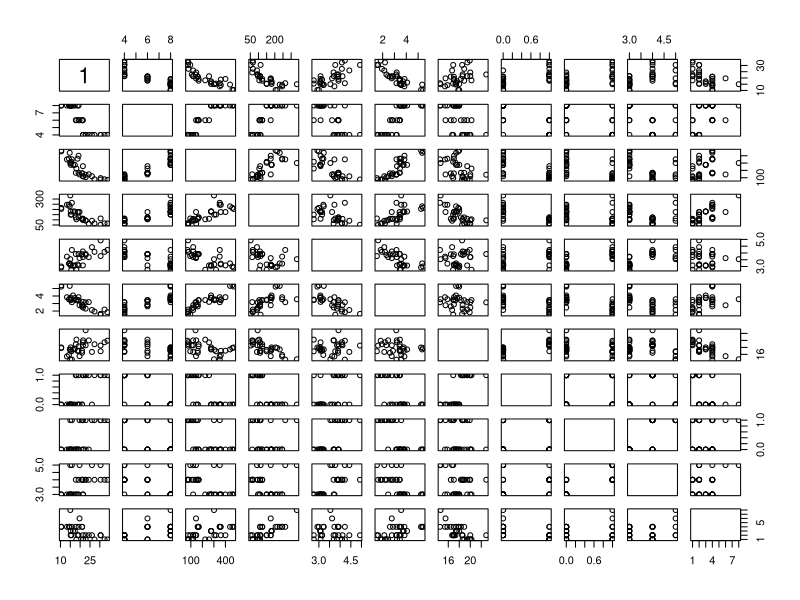

Write the R code that produced this figure.
## ---- chunk 1
knitr::opts_chunk$set(echo = TRUE)
## ---- chunk 2
df=data.frame(mtcars)

names(df)
## ---- chunk 3
summary(df)
## ---- chunk 4
plot(df,1)
